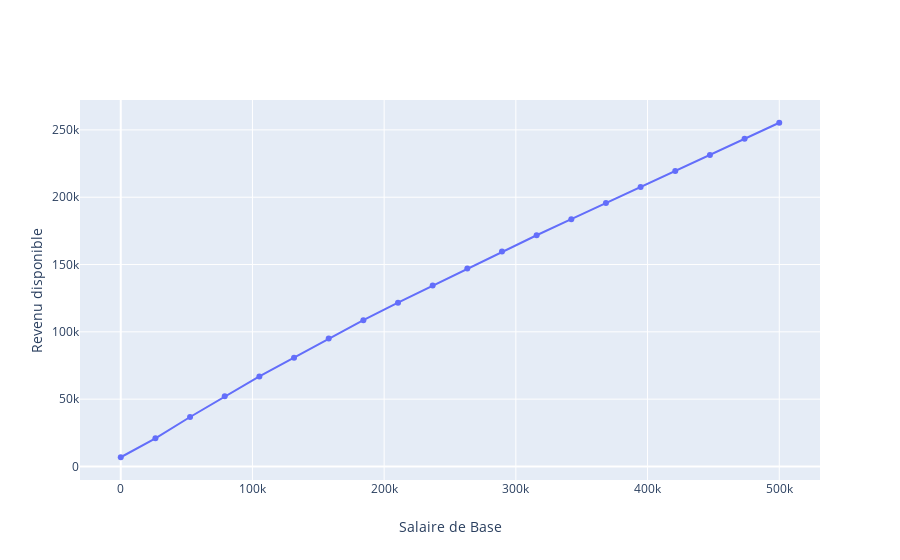

This figure's notebook cell:
### Markdown cell above
## Plot "Revenu disponible"

### Code cell
fig = go.Figure(
    data=go.Scatter(x=salaire_de_base, y=revenu_disponible, mode='lines+markers'),
    layout=go.Layout(xaxis_title="Salaire de Base", yaxis_title='Revenu disponible'),
)
fig.show()

### Figure 1 — Plotly figure (JSON) as saved in the notebook; plotly's stock layout.template omitted (floating-point values rounded to 4 significant figures)
{"data": [{"mode": "lines+markers", "type": "scatter", "x": [0, 26320.0, 52630.0, 78950.0, 105300.0, 131600.0, 157900.0, 184200.0, 210500.0, 236800.0, 263200.0, 289500.0, 315800.0, 342100.0, 368400.0, 394700.0, 421100.0, 447400.0, 473700.0, 500000.0], "y": [6843.0, 20940.0, 36730.0, 52100.0, 66910.0, 80830.0, 95010.0, 108700.0, 121700.0, 134300.0, 147000.0, 159700.0, 171800.0, 183700.0, 195600.0, 207600.0, 219500.0, 231400.0, 243400.0, 255300.0]}], "layout": {"autosize": true, "xaxis": {"autorange": true, "range": [-30220.0, 530200.0], "title": {"text": "Salaire de Base"}, "type": "linear"}, "yaxis": {"autorange": true, "range": [-11360.0, 273500.0], "title": {"text": "Revenu disponible"}, "type": "linear"}}}
